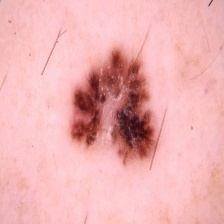
#> input picture DermaLens/test/akiec/aki.jpg, 224 x 224 px, found by its file name; its folder holds 4 pictures in this run
$ python data_prepare.py
#> lines starting #> are read from the running program, lines starting #| are printed output that depends on the picture
import pandas as pd
import os
import shutil
import cv2
import numpy as np
import itertools


def data():
    df = pd.read_csv("HAM10000_metadata.csv")

    for i, row in df.iterrows():
        img_id = row["image_id"]+ ".jpg"
        label = row["dx"]

        source = os.path.join("D:\\indirilenler\\h\\archive\\HAM10000_images_part_1",img_id)
        if not os.path.exists(source):
            source = os.path.join("D:\\indirilenler\\h\\archive\\HAM10000_images_part_2",img_id)

        print(source)

        target_dir = os.path.join("Dataset", label)
        os.makedirs(target_dir, exist_ok=True)

        data_set = os.path.join("Dataset",label,img_id)
        shutil.copy(source, data_set)

        image_raw = cv2.imread(data_set)
        image_raw = cv2.resize(image_raw,(224,224))
        image_rgb = cv2.cvtColor(image_raw, cv2.COLOR_BGR2RGB)
        cv2.imwrite(data_set, image_rgb)


def data_increas(path, target_count=7000):
#> called with path = 'Dataset\\akiec', target_count = 7000
    imagelist = [f for f in os.listdir(path) if f.lower().endswith(".jpg")]
    image_count = len(imagelist)
    totalcount = (target_count - image_count) // 63
    count = 0

    while count < totalcount and image_count < target_count:
        img_path = os.path.join(path, imagelist[count % len(imagelist)])
        image = cv2.imread(img_path)
#> image is the input picture: shape (224, 224, 3); mean B, G, R 178.4, 176.7, 237.2

        variants = generate_unique_variants(image)

        for idx, variant in enumerate(variants):
            image_name = os.path.join(path, f"imageVariant_{image_count}_{idx}.jpg")
            #cv2.imwrite(image_name, cv2.cvtColor(variant, cv2.COLOR_BGR2RGB))
            cv2.imwrite(image_name, variant)
            image_count += 1

            if image_count >= target_count:
                break
            elif count >= totalcount:
                break

        count += 1
    return image_count

def augment_image(image, operations):
    img = image.copy()
    for op in operations:
        if op == "flip":
            img = cv2.flip(img, 1)
        elif op == "rotate":
            img = cv2.rotate(img, cv2.ROTATE_90_CLOCKWISE)
        elif op == "brightness":
            img = cv2.convertScaleAbs(img, alpha=1.2, beta=30)
        elif op == "gamma":
            gamma = 1.5
            lookUpTable = np.array([((i / 255.0) ** gamma) * 255 for i in range(256)], dtype=np.uint8)
            img = cv2.LUT(img, lookUpTable)
        elif op == "blur":
            img = cv2.GaussianBlur(img, (5,5), 0)
        elif op == "skin":
            hsv = cv2.cvtColor(img, cv2.COLOR_BGR2HSV)
            mask = cv2.inRange(hsv, (0,0,0), (180,255,50))
            hsv[mask>0] = (10,150,200)
            img = cv2.cvtColor(hsv, cv2.COLOR_HSV2BGR)
    return img

def generate_unique_variants(image):
    operations = ["flip","rotate","brightness","gamma","blur","skin"]
    variants = []

    for r in range(1, len(operations)+1):
        combos = itertools.combinations(operations, r)
        for ops in combos:
            variants.append(augment_image(image, ops))
#> after the loop, variants = 63 items
    return variants

if __name__ =="__main__":
    akiec = data_increas("Dataset\\akiec")
#> the loop in data_increas, `for idx, variant in enumerate(variants):` made 63 passes
#> pass 1, in data_increas, `cv2.imwrite(image_name, variant)`:
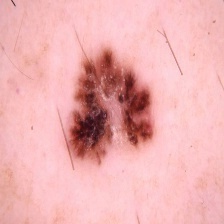
#> saved as imageVariant_1_0.jpg: shape (224, 224, 3); mean B, G, R 178.4, 176.7, 237.2
#> pass 2, in data_increas, `cv2.imwrite(image_name, variant)`:
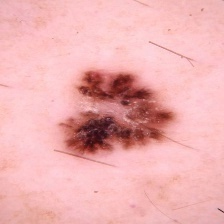
#> saved as imageVariant_2_1.jpg: shape (224, 224, 3); mean B, G, R 178.4, 176.7, 237.2
#> after the loop in data_increas, `for idx, variant in enumerate(variants):`: image_count = 64
    bcc = data_increas("Dataset\\bcc")
#> (the run stopped early here; a loop or call above may not have finished)
